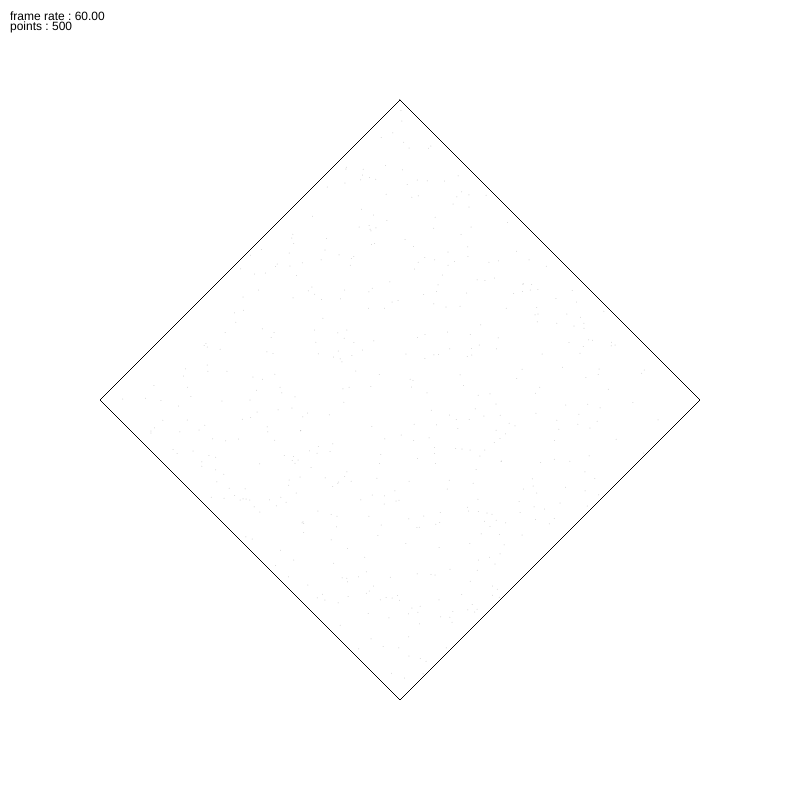
Frame 1 (no input)
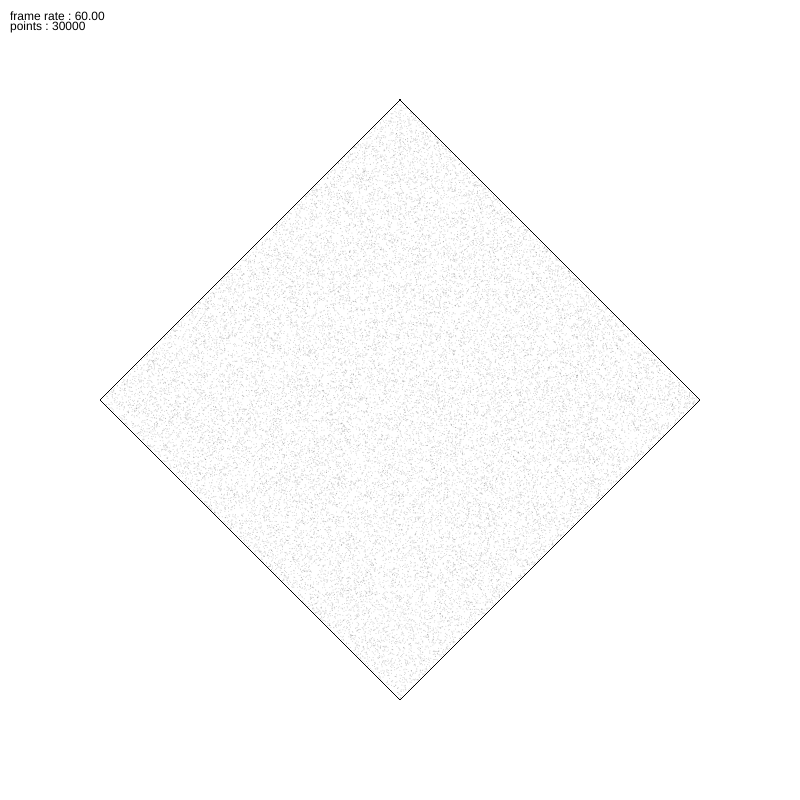
Frame 60 (no input)
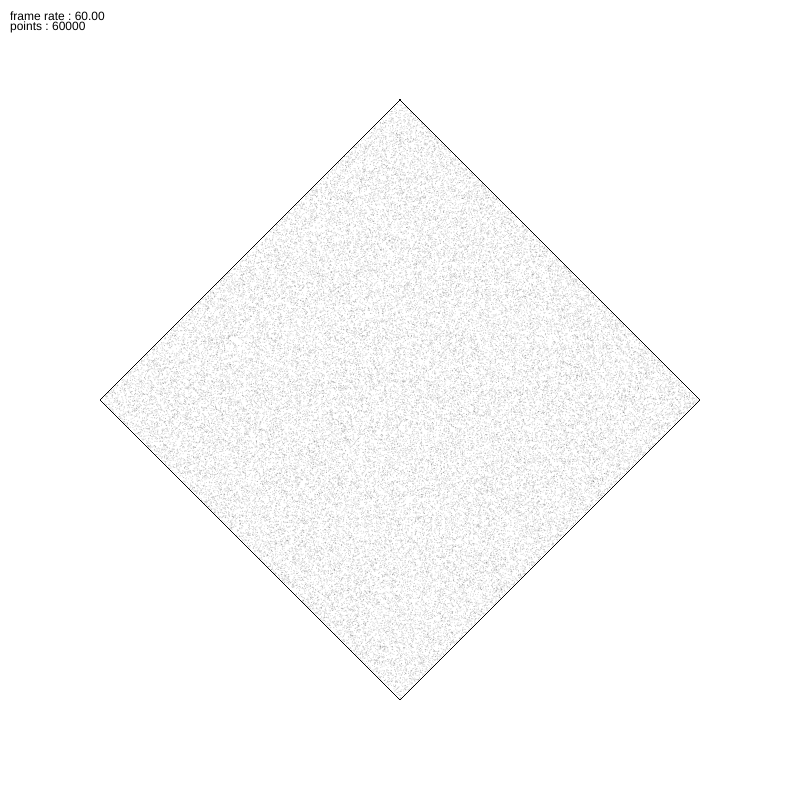
Frame 120 (the mouse pressed at the canvas centre since frame 60)

The p5.js sketch that drew these frames (run headless with seeded random() and noise() and a simulated clock; from frame 60 on, the mouse is pressed at the canvas centre):

// p5.js sketch
// ── sketch.js
var Polygon;
var poly;
var pointsPerFrame = 500;
var edges = 4;
var rules = [
  [0]
];

function setup() {
  createCanvas(800, 800);
  Polygon = function(edges, radius) {
    this.edges = edges;
    this.vertices = [];
    this.currentPoint = [0, 0];
    this.pastPoints = [];
    this.rules = [];
    this.init = function() {
      // fill vertices
      for (var i = 0; i < this.edges; i++) {
        var angle = -HALF_PI + TWO_PI / edges * i;
        var x = cos(angle) * radius;
        var y = sin(angle) * radius;
        this.vertices[i] = [x, y];
      }
      // put the curretn point inside the polygon at random place...
      //this.currentPoint = ???
      this.pastPoints.shift(this.currentPoint);
      // pick some rules
      var maxMemorySize = 4;
      var maxRulesPerGeneration = edges - 2; // sinon on reste bloqué ???
      var memorySize = Math.floor(Math.random() * (maxMemorySize + 1));
    }
    this.display = function() {
      push();
      stroke(0);
      noFill();
      translate(width / 2, height / 2);
      beginShape();
      for (var i = 0; i < this.edges; i++) {
        vertex(this.vertices[i][0], this.vertices[i][1]);
      }
      endShape(CLOSE);
      pop();
    }
    this.addPoints = function(n) {
      push();
      stroke(0, 50);
      translate(width / 2, height / 2);
      for (var i = 0; i < n; i++) {
        //pick a vertex according to the rules
        var pickedVertex;
        do {
          pickedVertex = this.vertices[Math.floor(Math.random() * this.edges)];
        } while ( this.checkRules(pickedVertex) );
        //
        this.pastPoints.shift(pickedVertex);
        //move the current point half the way to the picked vertex
        this.currentPoint[0] += (pickedVertex[0] - this.currentPoint[0]) / 2;
        this.currentPoint[1] += (pickedVertex[1] - this.currentPoint[1]) / 2;
        // draw it !
        point(this.currentPoint[0], this.currentPoint[1]);
      }
      pop();
    }
    this.setRules = function(rules) {
      this.rules = rules;
    }
    this.checkRules = function(p) {
      for (var i = 0; i < this.pastPoints.length; i++) {
        for (var j = 0; j < this.rules[i].length; j++) {
          if (this.rules[i][j] > -1 && p == (this.pastPoints[i] + this.rules[i][j]) % this.edges) {
            return true;
          }
        }
      }
      return false;
    }
  }
  poly = new Polygon(edges, 300);
  poly.init();
  poly.setRules(rules);
}

function draw() {
  poly.display();
  poly.addPoints(pointsPerFrame);
  fill(255);
  noStroke();
  rect(0, 0, 200, 50);
  fill(0);
  text("frame rate : " + frameRate().toFixed(2), 10, 20);
  text("points : " + frameCount * pointsPerFrame, 10, 30);
}
